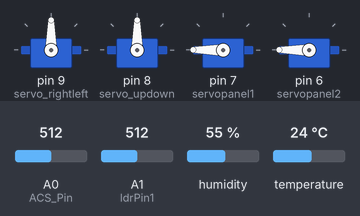
Bench run of a sketch on a simulated Arduino Mega 2560, built with avr-gcc and run on an emulated ATmega2560. On the bench: 4 × servo. The test bench sets the inputs (shaded band); at power-on: A1 (ldrPin1) = 512, A0 (ACS_Pin) = 512, humidity 55 %, temperature 24 °C. What the sketch prints to the serial monitor is not drawn.

Above: at 12.7 s.
12.8 s: A1 (ldrPin1) set to 485
At 13.7 s:
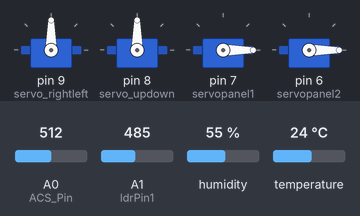
14.3 s: A1 (ldrPin1) set to 510
At 15.3 s:
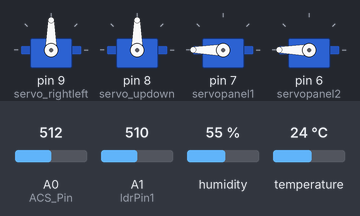
Timing chart, 0 to 17.3 s (numbered marks = the images above; inputs shaded):
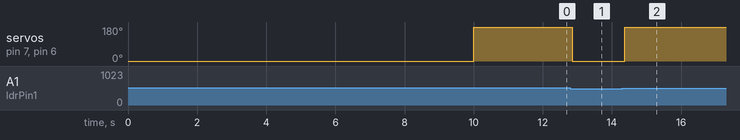

The sketch:

MEGA_Full.ino
```cpp
#include <ArduinoJson.h> // For JSON
#include <dht.h> // For DH11 Sensor
#include <Filters.h>  // For Current Sensor
#include <Servo.h> // For servo motors

//#include <Wire.h> // For Gyro

dht DHT; // For DH11 Sensor

#define DHT11_PIN 10 // For DH11 Sensor

////// For Gyro ////////////

//const int MPU_addr=0x68;         //I2C MPU6050 Address
//int16_t axis_X,axis_Y,axis_Z;
//int minVal=265;
//int maxVal=402;
//
//double x;
//double y;
//double z;
//
//int pos = 0;

/// For Motors /////////////////

Servo servo_updown;  // create servo object to control a servo
Servo servo_rightleft;  // create servo object to control a servo (Base Servo Motor)
Servo servopanel1;  // create servo object to control a servo
Servo servopanel2;  // create servo object to control a servo

const int ldrPin1 = A1;
const int ldrPin2 = A2;
const int ldrPin3 = A5;
const int ldrPin4 = A4;

int topl = 0;
int topr = 0;
int botl = 0;
int botr = 0;

int openchecksl = 0; // Check light for open solar

int threshold_value=10;           //measurement sensitivity

////// For Current Sesnor ///////

#define ACS_Pin A0 // Current Value Read Pin

float ACS_Value;                              //Here we keep the raw data valuess
float testFrequency = 50;                    // test signal frequency (Hz)
float windowLength = 40.0/testFrequency;     // how long to average the signal, for statistist

float intercept = 0; // to be adjusted based on calibration testing
float slope = 0.0752; // to be adjusted based on calibration testing

float Amps_TRMS; // estimated actual current in amps

unsigned long printPeriod = 1000; // in milliseconds
unsigned long previousMillis = 0;

////////////////////////////////

unsigned long lastTime = 0;
unsigned long timerDelay = 10000; // 10 seconds

String serval; // Serial Value Store
String urldata; // Send URL paramerters
String locval = "Colombo";
String solval = "1";
int lp = 0;
int dtav = 0;

float idv;
float stv;

//////////////////////////////////////////////

void automaticsolartracker(){
  //capturing analog values of each LDR
  topr= analogRead(ldrPin1);         //capturing analog value of top right LDR
  topl= analogRead(ldrPin2);         //capturing analog value of top left LDR
  botr= analogRead(ldrPin3);         //capturing analog value of bot right LDR
  botl= analogRead(ldrPin4);         //capturing analog value of bot left LDR

  // calculating average
  int avgtop = (topr + topl) / 2;     //average of top LDRs
  int avgbot = (botr + botl) / 2;     //average of bottom LDRs
  int avgleft = (topl + botl) / 2;    //average of left LDRs
  int avgright = (topr + botr) / 2;   //average of right LDRs

  //Get the different
  int diffelev = avgtop - avgbot;      //Get the different average betwen LDRs top and LDRs bot
  int diffazi = avgright - avgleft;    //Get the different average betwen LDRs right and LDRs left

  //up-down movement of solar tracker

  if (abs(diffelev) >= threshold_value){    //Change position only if light difference is bigger then thethreshold_value
    if (diffelev > 0) {
      if (servo_updown.read() < 170) {
        servo_updown.write((servo_updown.read() - 2));
      }
    }
    if (diffelev <  0) {
      if (servo_updown.read() > 10) {
        servo_updown.write((servo_updown.read() + 2));
       }
    }
  }

  //left-right movement of solar tracker

  if (abs(diffazi) >= threshold_value){        //Change position only if light difference is bigger then the threshold_value
    if (diffazi > 0 && servo_updown.read() < 90) {
      if (servo_rightleft.read() < 180) {
        servo_rightleft.write((servo_rightleft.read() + 2));
      }
    }
    if (diffazi > 0 && servo_updown.read() > 90) {
      if (servo_rightleft.read() > 0) {
        servo_rightleft.write((servo_rightleft.read() - 2));
      }
    }
    if (diffazi <  0 && servo_updown.read() < 90) {
      if (servo_rightleft.read() > 0) {
        servo_rightleft.write((servo_rightleft.read() - 2));
      }
    }
    if (diffazi <  0 && servo_updown.read() > 90) {
      if (servo_rightleft.read() < 180) {
        servo_rightleft.write((servo_rightleft.read() + 2));
      }
    }
  }

}

void setup() {
  Serial1.begin(9600);
  Serial.begin(9600);
  pinMode(ACS_Pin,INPUT); // Current Sensor

  ////// For Gyro ///////

//  Wire.begin();                        //Begins I2C communication
//  Wire.beginTransmission(MPU_addr);    //Begins Transmission with MPU6050
//  Wire.write(0x6B);                    //Puts MPU6050 in Sleep Mode
//  Wire.write(0);                       //Puts MPU6050 in power mode
//  Wire.endTransmission(true);          //Ends Trasmission

  /////////////////

  pinMode(ldrPin1, INPUT); // For LDR
  pinMode(ldrPin2, INPUT); // For LDR
  pinMode(ldrPin3, INPUT); // For LDR
  pinMode(ldrPin4, INPUT); // For LDR

  servo_rightleft.attach(9,600,2300);  // (pin, min, max) Base Servo Motor
  servo_updown.attach(8,600,2300);  // (pin, min, max) Upper Servo Motor
  servopanel1.attach(7,600,2300);  // (pin, min, max)
  servopanel2.attach(6,600,2300);  // (pin, min, max)

  servo_rightleft.write(90);
  servo_updown.write(90);
  servopanel1.write(0);
  servopanel2.write(0);
  delay(10000);
  //Serial.println("Solar start working...");
}

void loop() {

  /// For Gyro //////////

//  Wire.beginTransmission(MPU_addr); //Begins I2C transmission
//  Wire.write(0x3B);                 //Start with register 0x3B (ACCEL_XOUT_H)
//  Wire.endTransmission(false);
//  Wire.requestFrom(MPU_addr,14,true); //Request 14 Registers from MPU6050
//
//  axis_X=Wire.read()<<8|Wire.read(); //Obtain 0x3B (ACCEL_XOUT_H) & 0x3C (ACCEL_XOUT_L)
//  axis_Y=Wire.read()<<8|Wire.read(); //0x3B (ACCEL_YOUT_H) & 0x3C (ACCEL_YOUT_L)
//  axis_Z=Wire.read()<<8|Wire.read(); //0x3B (ACCEL_ZOUT_H) & 0x3C (ACCEL_ZOUT_L)
//
//  int xAng = map(axis_X,minVal,maxVal,-90,90);
//  int yAng = map(axis_Y,minVal,maxVal,-90,90);
//  int zAng = map(axis_Z,minVal,maxVal,-90,90);
//
//  x = RAD_TO_DEG * (atan2(-yAng, -zAng)+PI);
//  y = RAD_TO_DEG * (atan2(-xAng, -zAng) + PI);
//  z = RAD_TO_DEG * (atan2(-yAng, -xAng) + PI);

  /// Open Solar Panels ///////////////////////

  openchecksl = analogRead(ldrPin1);

  if(openchecksl>500){
    servopanel1.write(180);
    servopanel2.write(180);
  }else{
    servopanel1.write(0);
    servopanel2.write(0);
  }

  ////////////////////////////////////////////

  RunningStatistics inputStats;                 // create statistics to look at the raw test signal
  inputStats.setWindowSecs( windowLength );     //Set the window length

  ACS_Value = analogRead(ACS_Pin);  // read the analog in value:
  inputStats.input(ACS_Value);  // log to Stats function

  serval = "";

  lp = 0;

  while (Serial1.available()>0) {
     serval = Serial1.readStringUntil('\n');
     lp = 1;
     dtav = 0;
  }

  if(lp == 1){
       //Serial.println(serval);

        /////// JSON Code ///////////////////

        StaticJsonDocument<200> doc; // JSON

        DeserializationError error = deserializeJson(doc, serval);

        if (error) {
          //Serial.print(F("deserializeJson() failed: "));
          //Serial.println(error.f_str());
          //return;
        }

        idv = doc["azi"];
        stv = doc["alt"];

        Serial.print("azimuth:");
        Serial.print(idv);
        Serial.print("\t altitude:");
        Serial.println(stv);

        ////////////////////////////////////

        /// Motor Control & LDR Code ////////////

        if(stv > 0){
          if(idv < 180){
            if(stv < 170){ // This set becouse of frame hit to base of solar panel
              servo_updown.write(stv);
            }else{
              servo_updown.write(10);
            }
          }else{
            if(stv > 10){ // This set becouse of frame hit to base of solar panel
              servo_updown.write(180 - stv);
            }else{
              servo_updown.write(170);
            }
          }

        }

        delay(100);

        if(idv > 0){
          if(idv < 180){
            servo_rightleft.write(180-idv);
          }else if(idv > 180){
            servo_rightleft.write(360-idv);
          }
        }

        delay(100);

        ////////////////////////////////////

  }

  //if(dtav == 0 || idv ==0){

    if ((millis() - lastTime) > timerDelay) {

      /// Current Sensor /////////////////////

      Amps_TRMS = intercept + slope * inputStats.sigma();

      String ampv = String(Amps_TRMS);

      /// Tep and Hum ////////////////////////

      int chk = DHT.read11(DHT11_PIN);

      float t = DHT.temperature; // Gets the values of the temperature
      float h = DHT.humidity; // Gets the values of the humidity

      String tp = String(t);
      String hm = String(h);

      ////////////////////////////////////////

      /// ?lc=SLITT&sno=1&vl=0&cr=20&tm=60&hm=130

      urldata = "?lc="+locval+"&sno="+solval+"&vl=0&cr="+ampv+"&tm="+tp+"&hm="+hm;
      Serial1.println(urldata);
      Serial.println(urldata);

      lastTime = millis();
    }


    //dtav = 1;
  //}

  //automaticsolartracker(); // Uncomment when need auto adjust with LDRs
  delay(100);

}
```

Measured:
- the behaviour switches between 501 and 500 on A1 (ldrPin1) (found by bisection; images 0 and 1)
- after the input at 12.8 s, servo on pin 7 (servopanel1), servo on pin 6 (servopanel2): 180° → 0° after 0.05 s
- after the input at 14.3 s, servo on pin 7 (servopanel1), servo on pin 6 (servopanel2): 0° → 180° after 0.07 s
